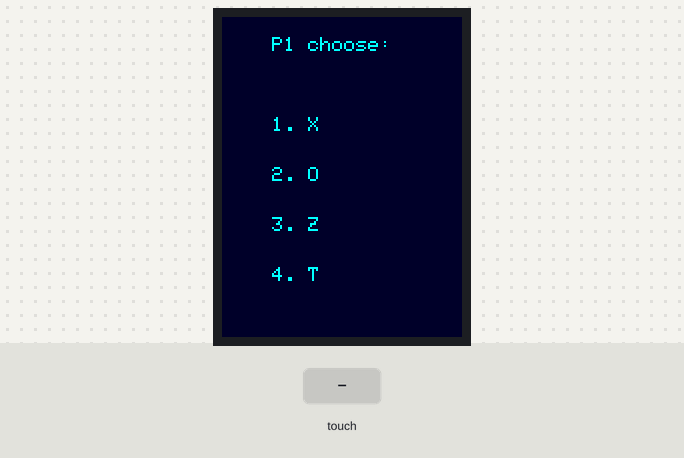
A sketch run on a simulated Arduino Uno, built with avr-gcc and run on an emulated ATmega328P. Parts: 320×240 colour display. Inputs (shaded band) come from the test bench. What the sketch prints to the serial monitor is not drawn.

Above: at 1.1 s.
1.2 s: touch panel pressed at 62 % / 30 % of its raw x / y range
At 2.5 s:
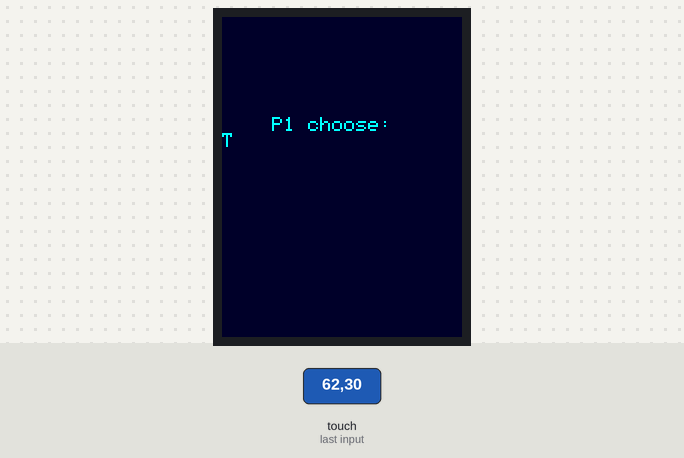
4.2 s: touch panel pressed at 62 % / 50 % of its raw x / y range
At 4.8 s:
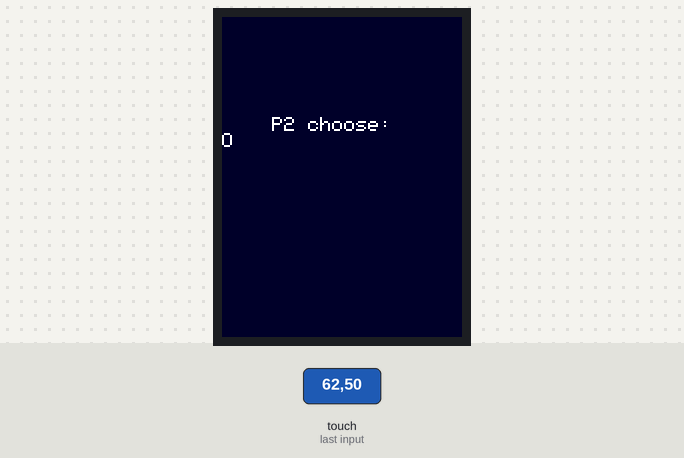
7.2 s: touch panel pressed at 38 % / 10 % of its raw x / y range
At 7.7 s:
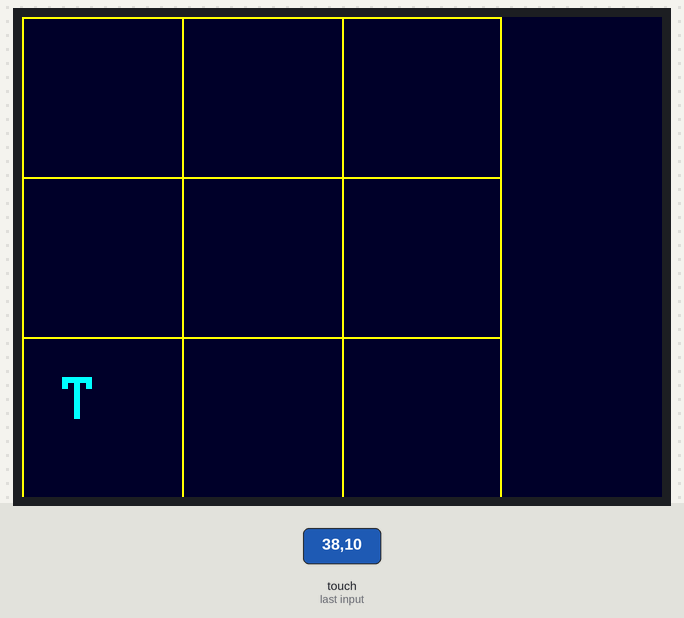
8.7 s: touch panel pressed at 87 % / 10 % of its raw x / y range
At 9.9 s:
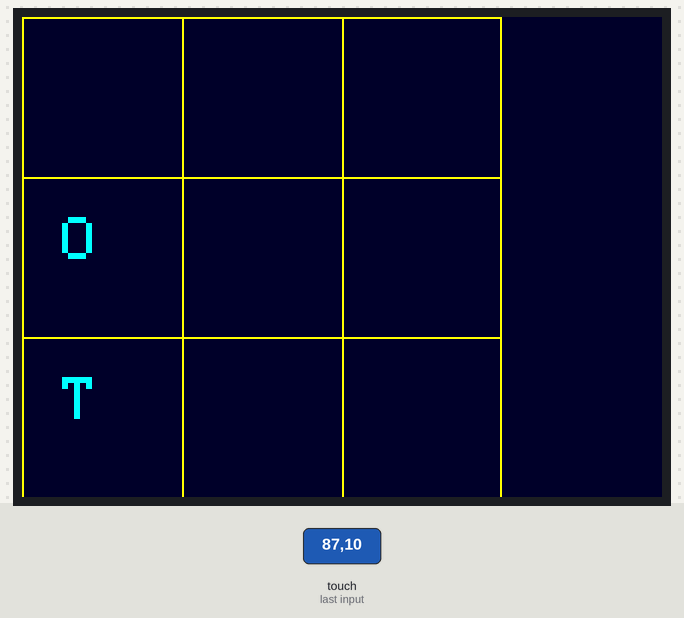
10.2 s: touch panel pressed at 13 % / 50 % of its raw x / y range
At 11.2 s:
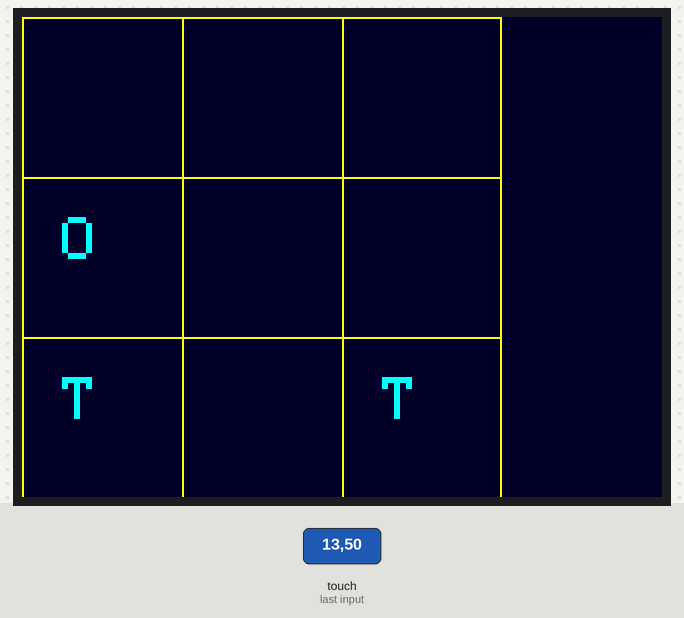
11.7 s: touch panel pressed at 38 % / 50 % of its raw x / y range
At 12.3 s:
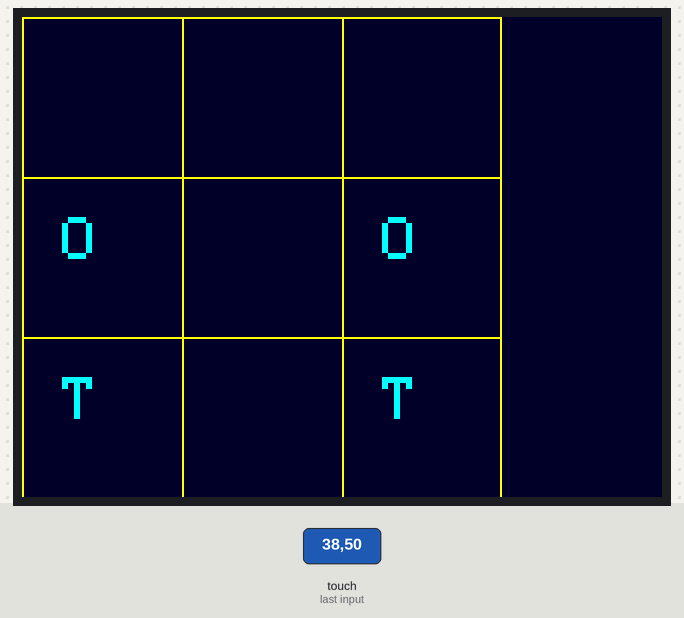
Timing chart, 0 to 14.2 s (numbered marks = the images above; inputs shaded):
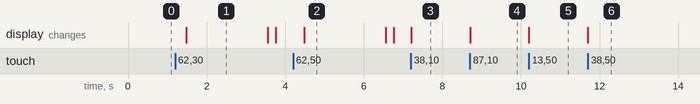

Measured:
- after the input at 1.2 s, the display: changes after 0.28 s (image 1)
- after the input at 4.2 s, the display: changes after 0.28 s (image 2)
- after the input at 7.2 s, the display: changes at once (image 3)
- after the input at 8.7 s, the display: changes at once (image 4)
- after the input at 10.2 s, the display: changes at once (image 5)
- after the input at 11.7 s, the display: changes at once (image 6)
- what the display in image 1 shows lasts 2.1 s, from 1.5 s to 3.6 s

The sketch:

TicTacToe.ino
```cpp
#include <Adafruit_GFX.h>
#include <MCUFRIEND_kbv.h>
MCUFRIEND_kbv tft;
#include <TouchScreen.h>


#pragma region PressureTouch
// define tekanan
#define MINPRESSURE 200
#define MAXPRESSURE 1000

#pragma endregion PressureTouch

#pragma region ColorCodedHex
// define heksadesimal warna
#define BLACK   0x0000
#define WHITE   0xFFFF
#define BLUE    0x001F
#define SMTH    0x0005
#define RED     0xF800
#define GREEN   0x07E0
#define CYAN    0x07FF
#define MAGENTA 0xF81F
#define YELLOW  0xFFE0

#pragma endregion ColorCodedHex

#pragma region Initialization

// Calibrated for Adafruit TFT Shield screen 2.4 inch
int pixel_x, pixel_y;

const int XP = 6, XM = A2, YP = A1, YM = 7;  // Touchscreen pins
const int TS_LEFT = 944, TS_RT = 167, TS_TOP = 908, TS_BOT = 159;

char grid[3][3] = {{' ', ' ', ' '}, {' ', ' ', ' '}, {' ', ' ', ' '}}; // Playspace ketika kosong
char playerSymbols[2] = {' ', ' '};  // menyimpan simbol yang dipilih pemain
int currentPlayer = 0;  // 0 sebagai player1, 1 sebagai player 2

TouchScreen ts = TouchScreen(XP, YP, XM, YM, 300);  // Kalibrasi ts

void setup() {
  Serial.begin(9600);

  uint16_t ID = tft.readID();
  Serial.print("TFT ID = 0x");
  Serial.println(ID, HEX);
  Serial.println("Calibrate for your Touch Panel");

  if (ID == 0xD3D3) ID = 0x9486;

  tft.begin(ID);
  tft.setRotation(1); // Landscape
  tft.fillScreen(BLACK);

  // Player 1 chooses a symbol
  clearScreen();
  playerSymbols[0] = chooseSymbolMenu("P1");
  clearScreen();
  displayNotification("P1 choose: ", playerSymbols[0], CYAN);
  clearScreen();
  delay(200);

  // Player 2 chooses a symbol
  currentPlayer = 1;  // Ganti ke pemain dua

  //  Mengantisipasi player 2 memilih symbol yang sama dengan
  //  pemain 1
  while(1) {
    playerSymbols[1] = chooseSymbolMenu("P2");
    if(playerSymbols[1] != playerSymbols[0]) break;
    clearScreen();
    displayNotification("Symbol's taken!", playerSymbols[1], CYAN);
    clearScreen();

  }
  clearScreen();
  displayNotification("P2 choose: ", playerSymbols[1]);
  clearScreen();
  delay(200);

  // Start the game
  currentPlayer = 0;  // Ganti ke pemain satu
  drawGrid();
}

#pragma endregion Initialization

#pragma region GameLoop

void game() {
  bool down = Touch_getXY(); // Ketika koordinat tertentu ditekan

  if (down) {
    int row = pixel_y / 80;
    int col = pixel_x / 80;
    playMove(row, col); // Pemain bergerak
    delay(500);  // Add a delay to avoid registering multiple touches
  }
}

void loop() {
  game();
}

#pragma endregion GameLoop

#pragma region Notification

void displayNotification(const char* message, char symbol) {
  tft.setTextSize(2);
  tft.setTextColor(WHITE);
  tft.setRotation(0);
  tft.setCursor(50, 100);
  tft.println(message);
  tft.print(symbol);
  delay(2000);
}

void displayNotification(const char* message, char symbol, const int color) {
  tft.setTextSize(2);
  tft.setTextColor(color);
  tft.setRotation(0);
  tft.setCursor(50, 100);
  tft.println(message);
  tft.print(symbol);
  delay(2000);
}


#pragma endregion Notification

#pragma region Render

void drawGrid() {
  tft.setRotation(1);
  tft.drawRect(0, 0, 240, 320, YELLOW);

  // Gambar grid TTT 3x3
  for (int i = 1; i < 3; i++) {
    tft.drawFastVLine(i * 80, 0, 320, YELLOW);
    tft.drawFastHLine(0, i * 80, 240, YELLOW);
  }
  // Bila grid tidak kosong, print isi dari grid (O / X)
  for (int i = 0; i < 3; i++) {
    for (int j = 0; j < 3; j++) {
      if (grid[i][j] != ' ') {
        tft.setTextSize(3);
        tft.setCursor(j * 80 + 20, i * 80 + 20);
        tft.setTextColor(CYAN);
        tft.print(grid[i][j]);
      }
    }
  }
}

void clearScreen() {
  tft.fillScreen(SMTH); // Menghapus background
}

#pragma endregion Render

#pragma region Movement

void playMove(int row, int col) {
  // Jika grid yang dipilih masih kosong, isi dengan tanda current player
  if (grid[row][col] == ' ') {
    grid[row][col] = playerSymbols[currentPlayer];
    drawGrid();
    checkWinCondition();
    switchPlayer();
  }
}

#pragma endregion Movement

#pragma region SwitchPlayer

void switchPlayer() {
  // Memindahkan currentPlayer ke player selanjutnya
  currentPlayer = (currentPlayer + 1) % 2;
}

#pragma endregion SwitchPlayer

#pragma region TouchRegister

// Fungsi boolean untuk mendeteksi adanya sentuhan di layar
bool Touch_getXY() {
  TSPoint p = ts.getPoint();
  pinMode(YP, OUTPUT);
  pinMode(XM, OUTPUT);
  digitalWrite(YP, HIGH);
  digitalWrite(XM, HIGH);
  bool pressed = (p.z > MINPRESSURE && p.z < MAXPRESSURE);
  if (pressed) {
    pixel_x = map(p.y, TS_LEFT, TS_RT, 0, tft.width()); // Register adanya tekanan di titik x
    pixel_y = map(p.x, TS_TOP, TS_BOT, 0, tft.height()); // Register adanya tekanan di titik y
  }
  return pressed;
}

#pragma endregion TouchRegister

#pragma region CheckWinning

void checkWinCondition() {
  // Cek Baris
  for (int i = 0; i < 3; i++) {
    if (grid[i][0] == grid[i][1] && grid[i][1] == grid[i][2] && grid[i][0] != ' ') {
      announceWinner(grid[i][0]);
      return;
    }
  }

  // Cek kolom
  for (int j = 0; j < 3; j++) {
    if (grid[0][j] == grid[1][j] && grid[1][j] == grid[2][j] && grid[0][j] != ' ') {
      announceWinner(grid[0][j]);
      return;
    }
  }

  // Cek diagonals
  if ((grid[0][0] == grid[1][1] && grid[1][1] == grid[2][2] && grid[0][0] != ' ') ||
      (grid[0][2] == grid[1][1] && grid[1][1] == grid[2][0] && grid[0][2] != ' ')) {
    announceWinner(grid[1][1]);
    return;
  }

  // Check bila draw
  bool draw = true;
  for (int i = 0; i < 3; i++) {
    for (int j = 0; j < 3; j++) {
      if (grid[i][j] == ' ') {
        draw = false;
        break;
      }
    }
    if (!draw) {
      break;
    }
  }

  if (draw) {
    announceDraw();
  }
}

#pragma endregion CheckWinning

#pragma region AnnouncementSystem

void announceWinner(char symbol) {
  tft.setTextSize(2);


  if (symbol == playerSymbols[0]) {
    tft.setTextColor(BLUE);
    tft.setRotation(0);
    tft.setCursor(50, 250);
    tft.print("P1(");
    tft.print(symbol);
    tft.print(") wins!");
  } else if (symbol == playerSymbols[1]) {
    tft.setTextColor(GREEN);
    tft.setRotation(0);
    tft.setCursor(50, 260);
    tft.print("P2(");
    tft.print(symbol);
    tft.print(") wins!");
  }

  delay(2000);
  resetGame();
}
void announceDraw() {
  tft.setTextSize(2);
  tft.setTextColor(RED);
  tft.setRotation(0);
  tft.setCursor(50, 250);
  tft.print("It's a draw!");
  delay(2000);
  resetGame();
}

#pragma endregion AnnouncementSystem

#pragma region Reset

void resetGame() {
  // Mereset isi grid
  for (int i = 0; i < 3; i++) {
    for (int j = 0; j < 3; j++) {
      grid[i][j] = ' ';
    }
  }
  clearScreen(); // menghapus gambar di layar

  setup(); // Kembali ke fungsi setup
}
#pragma endregion Reset

#pragma region ChooseSymbol

char chooseSymbolMenu(const char* playerName) {
  char chosenSymbol = ' ';    // Inisialisasi awal (kosong)
  bool symbolChosen = false;

  // Ketika belum memilih simbol, maka akan diulangi
  // sampai simbol dipilih oleh pemain
  while (!symbolChosen) {
    tft.setTextSize(2);
    tft.setTextColor(CYAN);
    tft.setRotation(0);
    tft.setCursor(50, 20);
    tft.print(playerName);
    tft.print(" choose: ");
    tft.setCursor(50, 100);
    tft.print("1. X");
    tft.setCursor(50, 150);
    tft.print("2. O");
    tft.setCursor(50, 200);
    tft.print("3. Z");
    tft.setCursor(50, 250);
    tft.print("4. T");

    // Menunggu Input
    while (!Touch_getXY()) {
      delay(10);  // Delay digunakan agar tidak meregister sentuhan ganda
    }

    // Determine the selected option based on touch coordinates

    // Menentukan pilihan pemain dalam bentuk posisi sentuhan
    // Pada koordinat y sama dan x yang berbeda beda
    if (pixel_y > 20 && pixel_y < 200) {
      if (pixel_x > 50 && pixel_x < 90) {
        chosenSymbol = 'X';
        symbolChosen = true;
      } else if (pixel_x > 100 && pixel_x < 140) {
        chosenSymbol = 'O';
        symbolChosen = true;
      } else if (pixel_x > 150 && pixel_x < 170) {
        chosenSymbol = 'Z';
        symbolChosen = true;
      } else if (pixel_x > 180 && pixel_x < 220) {
        chosenSymbol = 'T';
        symbolChosen = true;
      }
    }

    // Delay digunakan untuk menghindari program dari
    // meregister sentuhan ganda
    delay(200);
  }
  return chosenSymbol;
}

#pragma endregion ChooseSymbol
```
